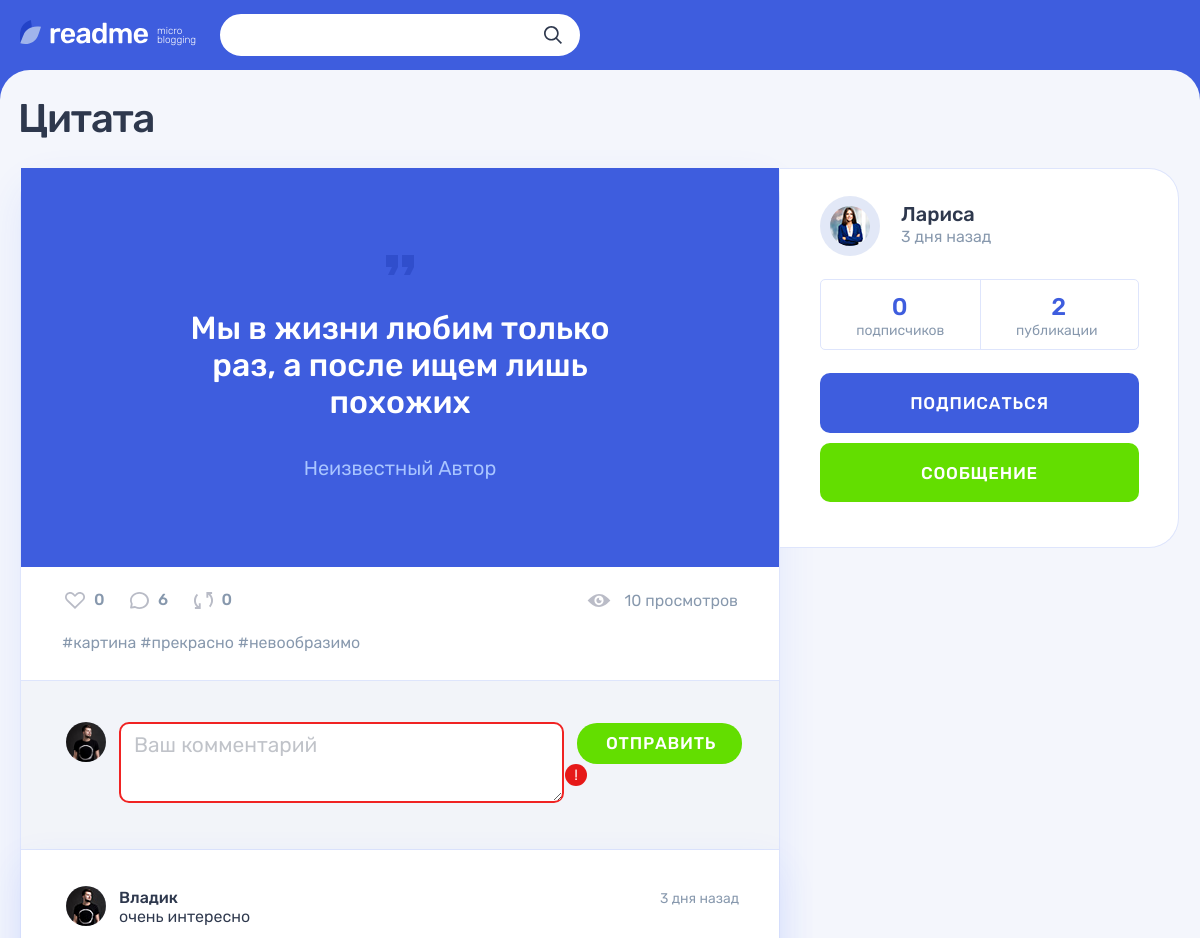
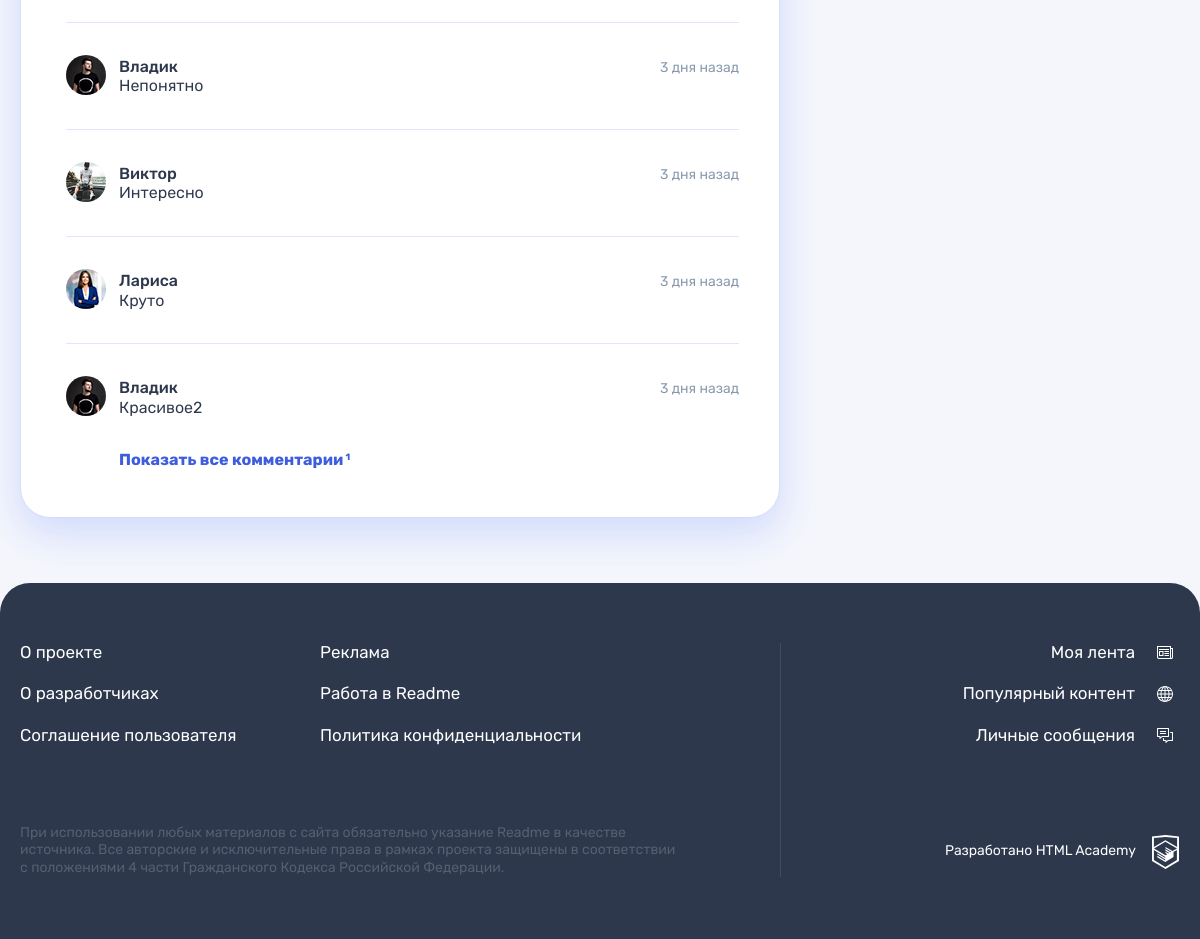
Screenshot of /post.php?id=1 (signed in) with the database file from the repository (2 pictures, top to bottom).
### tables this page shows
CREATE TABLE `posts`
(
    `id`               INT UNSIGNED                           NOT NULL AUTO_INCREMENT PRIMARY KEY,
    `created_at`       DATETIME     DEFAULT CURRENT_TIMESTAMP NOT NULL,
    `updated_at`       DATETIME     DEFAULT CURRENT_TIMESTAMP ON UPDATE CURRENT_TIMESTAMP,
    `title`            VARCHAR(255)                           NOT NULL,
    `content`          TEXT                                   NULL,
    `author_quote`     VARCHAR(255)                           NULL,  
    `image_url`        VARCHAR(2048)                          NULL,
    `video_url`        VARCHAR(2048)                          NULL,
    `website_url`      VARCHAR(2048)                          NULL,
    `views_count`      INT UNSIGNED DEFAULT 0,                       
    `repost_flag`      BOOL         DEFAULT FALSE,                   
    `original_post_id` INT UNSIGNED,                                 
    `user_id`          INT UNSIGNED                           NOT NULL,
    `type_id`          INT UNSIGNED                           NOT NULL,
    FOREIGN KEY (user_id) REFERENCES users (id),
    FOREIGN KEY (type_id) REFERENCES types (id)
);

CREATE TABLE `post_hashtags`
(
    `post_id`    INT UNSIGNED NOT NULL,
    `hashtag_id` INT UNSIGNED NOT NULL,
    PRIMARY KEY (post_id, hashtag_id),
    FOREIGN KEY (post_id) REFERENCES posts (id),
    FOREIGN KEY (hashtag_id) REFERENCES hashtags (id)
);

CREATE TABLE `hashtags`
(
    `id`         INT UNSIGNED                       NOT NULL AUTO_INCREMENT PRIMARY KEY,
    `title`      VARCHAR(255)                       NOT NULL,
    `created_at` DATETIME DEFAULT CURRENT_TIMESTAMP NOT NULL,
    `updated_at` DATETIME DEFAULT CURRENT_TIMESTAMP ON UPDATE CURRENT_TIMESTAMP
);

CREATE TABLE `comments`
(
    `id`         INT UNSIGNED                       NOT NULL AUTO_INCREMENT PRIMARY KEY,
    `created_at` DATETIME DEFAULT CURRENT_TIMESTAMP NOT NULL,
    `updated_at` DATETIME DEFAULT CURRENT_TIMESTAMP ON UPDATE CURRENT_TIMESTAMP,
    `content`    TEXT                               NOT NULL,
    `user_id`    INT UNSIGNED                       NOT NULL,
    `post_id`    INT UNSIGNED                       NOT NULL,
    FOREIGN KEY (user_id) REFERENCES users (id),
    FOREIGN KEY (post_id) REFERENCES posts (id)
);

CREATE TABLE `users`
(
    `id`         INT UNSIGNED                       NOT NULL AUTO_INCREMENT PRIMARY KEY,
    `email`      VARCHAR(255)                       NOT NULL,
    `login`      VARCHAR(255)                       NOT NULL,
    `password`   VARCHAR(255)                       NOT NULL,
    `avatar_url` VARCHAR(2048)                      NOT NULL,
    `created_at` DATETIME DEFAULT CURRENT_TIMESTAMP NOT NULL,
    `updated_at` DATETIME DEFAULT CURRENT_TIMESTAMP ON UPDATE CURRENT_TIMESTAMP
);

### functions/functions.php (called while the page is built, shortened)
<?php
function includeTemplate($name, array $data = [])
{
    $name = 'templates/' . $name;
    extract($data);
    require $name;
    $result = ob_get_clean();
    return $result;
}
function getNounPluralForm(int $number, string $one, string $two, string $many)
{
    $mod10 = $number % 10;
    $mod100 = $number % 100;
    switch (true) {
        case ($mod10 >= 2 && $mod10 <= 4):
            return $two;
        case ($mod100 >= 11 && $mod100 <= 20):
        case ($mod10 > 5):
        default:
            return $many;
    }
}
function publicationLife($publishTime)
{
    $differentTime = time() - strtotime($publishTime);
    switch (true) {
        case ($differentTime >= 86400 && $differentTime < 604800):
            $differentTime = floor($differentTime / 86400);
            return "{$differentTime} " .
                getNounPluralForm(
                    $differentTime,
                    'день',
                    'дня',
                    'дней'
                ) . " назад";
    }
}
function isShowAllComments(array $post)
{
    if (filter_input(INPUT_GET, "comments", FILTER_SANITIZE_STRING) != 'all' &&
        $post['count_post_comments'] >= COUNT_SHOW_COMMENTS) {
        return true;
    }
    return false;
}
function htmlTime($publishTime)
{
    return 'datetime="' . $publishTime . '" title="' . date('d.m.Y H:i', strtotime($publishTime)) . '"';
}

### post-page-helper.php (called while the page is built, shortened)
<?php
function handleMissingPost($connect, $title)
{
    try {
        $postId = filter_input(INPUT_GET, 'id', FILTER_SANITIZE_NUMBER_INT);
        return getPost($connect, $postId);
    } catch (Exception $e) {
        showNotFoundPage($title);
        exit();
    }
}

### sql-connect.php (called while the page is built, shortened)
<?php
function getPost($connect, $id)
{
    $sqlPostInfo = "SELECT
        posts.*,
        types.id AS 'type_id',
        types.title AS 'type_title',
        users.id AS 'user_id',
        users.login AS 'user_login',
        users.avatar_url AS 'user_avatar_url',
        users.created_at AS 'user_created_at',
        (SELECT COUNT(posts.id) FROM posts WHERE posts.user_id = users.id) AS 'count_user_posts',
        (SELECT COUNT(likes.user_id) FROM likes WHERE likes.post_id = posts.id) AS 'count_post_likes',
        (SELECT COUNT(subscriptions.subscriber_user_id) FROM subscriptions WHERE subscriptions.subscribed_to_user_id = users.id) AS 'count_user_subscribers',
        (SELECT COUNT(comments.id) FROM comments WHERE comments.post_id=posts.id) AS 'count_post_comments',
        (SELECT COUNT(posts.id) FROM posts WHERE posts.repost_flag = 1) AS 'count_post_reposts'
FROM posts
          INNER JOIN users ON posts.user_id = users.id
          INNER JOIN types ON posts.type_id = types.id
WHERE posts.id = $id";
    $resultPost = mysqli_query($connect, $sqlPostInfo);
    if ($post = mysqli_fetch_assoc($resultPost)) {
        return $post;
    }
    throw new Exception('Пост не найден');
}
function getPostHashtags($connect, $id)
{
    $sqlPostHashtags = "SELECT
        post_hashtags.post_id,
        post_hashtags.hashtag_id,
        hashtags.title AS 'hashtag_title'
FROM post_hashtags
        INNER JOIN hashtags ON post_hashtags.hashtag_id = hashtags.id
WHERE post_hashtags.post_id = $id";
    $resultPost = mysqli_query($connect, $sqlPostHashtags);
    return mysqli_fetch_all($resultPost, MYSQLI_ASSOC);
}
function getPostComments($connect, $id, $countComments)
{
    $limit = "";
    if ($countComments != 'all') {
        $limit = "LIMIT $countComments";
    }
    $sqlPostComments = "SELECT
        comments.id,
        comments.content,
        comments.created_at,
        comments.updated_at,
        users.id AS 'user_id',
        users.login AS 'user_login',
        users.avatar_url AS 'user_avatar_url',
        posts.id AS 'post_id'
FROM comments
        INNER JOIN users ON comments.user_id = users.id
        INNER JOIN posts ON comments.post_id = posts.id
WHERE posts.id = $id
ORDER BY comments.created_at DESC " . $limit;
    $resultPost = mysqli_query($connect, $sqlPostComments);
    return mysqli_fetch_all($resultPost, MYSQLI_ASSOC);
}

### functions/validate-functions.php (called while the page is built, shortened)
<?php
function htmlValidate($text)
{
    return htmlspecialchars($text, ENT_QUOTES | ENT_SUBSTITUTE, 'UTF-8');
}

### templates/post-page.php (the view, shortened to what this page needs)
<main class="page__main page__main--publication">
    <div class="container">
        <h1 class="page__title page__title--publication"><?= htmlValidate($post['title']); ?></h1>
        <section class="post-details">
            <div class="post-details__wrapper post-<?= $post['type_title'] ?>>">
                <div class="post-details__main-block post post--details">
                    <?= $postContent ?>
                    <div class="post__indicators">
                        <div class="post__buttons">
                            <a class="post__indicator post__indicator--likes button" href="#" title="Лайк">
                                <svg class="post__indicator-icon" width="20" height="17">
                                    <use xlink:href="#icon-heart"></use>
                                </svg>
                                <span><?= $post['count_post_likes']; ?></span>
                            </a>
                            <span class="post__indicator post__indicator--comments" href="#"
                                  title="Комментарии">
                                <svg class="post__indicator-icon" width="19" height="17">
                                    <use xlink:href="#icon-comment"></use>
                                </svg>
                                <span><?= $post['count_post_comments']; ?></span>
                            </span>
                            <a class="post__indicator post__indicator--repost button" href="#" title="Репост">
                                <svg class="post__indicator-icon" width="19" height="17">
                                    <use xlink:href="#icon-repost"></use>
                                </svg>
                                <span><?= $post['count_post_reposts']; ?></span>
                            </a>
                        </div>
                        <span class="post__view"><?= $post['views_count']; ?> просмотров</span>
                    </div>
                    <ul class="post__tags">
                        <?php foreach ($hashtags as $hashtag): ?>
                            <li>
                                <a href="search.php?search=%23<?= $hashtag['hashtag_title'] ?>">
                                    #<?= $hashtag['hashtag_title'] ?>
                                </a>
                            </li>
                        <?php endforeach; ?>
                    </ul>
                    <div class="comments">
                        <form class="comments__form form" action="#" method="post">
                            <div class="comments__my-avatar">
                                <img class="comments__picture" src="../img/userpic-medium.jpg"
                                     alt="Аватар пользователя">
                            </div>
                            <div class="form__input-section form__input-section--error">
                            <textarea class="comments__textarea form__textarea form__input"
                                      placeholder="Ваш комментарий"></textarea>
                                <button class="form__error-button button" type="button">!</button>
                            </div>
                            <button class="comments__submit button button--green" type="submit">Отправить</button>
                        </form>
                        <div class="comments__list-wrapper">
                            <ul class="comments__list">
                                <?php foreach ($comments as $comment): ?>
                                    <li class="comments__item user">
                                        <div class="comments__avatar">
                                            <a class="user__avatar-link"
                                               href="/profile.php?id=<?= $comment['user_id'] ?>">
                                                <img class="comments__picture"
                                                     src="../img/<?= $comment['user_avatar_url'] ?>"
                                                     alt="Аватар пользователя">
                                            </a>
                                        </div>
                                        <div class="comments__info">
                                            <div class="comments__name-wrapper">
                                                <a class="comments__user-name"
                                                   href="/profile.php?id=<?= $comment['user_id'] ?>">
                                                    <span><?= $comment['user_login'] ?></span>
                                                </a>
                                                <time class="comments__time" <?= htmlTime($comment['created_at']) ?>>
                                                    <?= publicationLife($comment['created_at']) ?>
                                                </time>
                                            </div>
                                            <p class="comments__text">
                                                <?= $comment['content'] ?>
                                            </p>
                                        </div>
                                    </li>
                                <?php endforeach; ?>
                            </ul>
                            <?php if (isShowAllComments($post) === true): ?>
                            <a class="comments__more-link" href="<?= $_SERVER['REQUEST_URI'] ?>&comments=all">
                                <span>Показать все комментарии</span>
                                <sup class="comments__amount"><?= $post['count_post_comments'] - COUNT_SHOW_COMMENTS ?></sup>
                            </a>
                            <?php endif; ?>
                        </div>
                    </div>
                </div>
                <div class="post-details__user user">
                    <div class="post-details__user-info user__info">
                        <div class="post-details__avatar user__avatar">
                            <a class="post-details__avatar-link user__avatar-link"
                               href="/profile.php?id=<?= $post['user_id'] ?>">
                                <img class="post-details__picture user__picture"
                                     src="./img/<?= $post['user_avatar_url']; ?>"
                                     alt="Аватар пользователя">
                            </a>
                        </div>
                        <div class="post-details__name-wrapper user__name-wrapper">
                            <a class="post-details__name user__name" href="/profile.php?id=<?= $post['user_id'] ?>">
                                <span><?= $post['user_login']; ?></span>
                            </a>
                            <time class="post-details__time user__time" <?= htmlTime($post['user_created_at']) ?>>
                                <?= publicationLife($post['user_created_at']) ?>
                            </time>
                        </div>
                    </div>
                    <div class="post-details__rating user__rating">
                        <p class="post-details__rating-item user__rating-item user__rating-item--subscribers">
                            <span class="post-details__rating-amount user__rating-amount"><?= $post['count_user_subscribers']; ?></span>
                            <span class="post-details__rating-text user__rating-text">
                                <?= getNounPluralForm(
                                    $post['count_user_subscribers'],
                                    'подписчик',
                                    'подписчика',
                                    'подписчиков'
                                ) ?>
                            </span>
                        </p>
                        <p class="post-details__rating-item user__rating-item user__rating-item--publications">
                            <span class="post-details__rating-amount user__rating-amount"><?= $post['count_user_posts']; ?></span>
                            <span class="post-details__rating-text user__rating-text">
                                <?= getNounPluralForm(
                                    $post['count_user_posts'],
                                    'публикация',
                                    'публикации',
                                    'публикаций'
                                ) ?>
                            </span>
                        </p>
                    </div>
                    <div class="post-details__user-buttons user__buttons">
                        <button class="user__button user__button--subscription button button--main" type="button">
                            Подписаться
                        </button>
                        <a class="user__button user__button--writing button button--green" href="#">Сообщение</a>
                    </div>
                </div>
            </div>
        </section>
    </div>
</main>

### templates/detail-posts/quote-post.php
<div class="post-details__image-wrapper post-quote">
    <div class="post__main">
        <blockquote>
            <p>
                <?= htmlValidate($post['content']) ?>
            </p>
            <cite>
                <?= $post['author_quote'] ?? "Неизвестный Автор"; ?>
            </cite>
        </blockquote>
    </div>
</div>

### rows the page displays
posts: title "Цитата", content "Мы в жизни любим только раз, а после ищем лишь похожих", author_quote "Неизвестный Автор", views_count "10", user.avatar_url (picture), user.login "Лариса", user.created_at "3 дня назад"
post_hashtags: hashtag.title "картина"
post_hashtags: hashtag.title "прекрасно"
post_hashtags: hashtag.title "невообразимо"
comments: user.avatar_url (picture), user.login "Владик", created_at "3 дня назад", content "очень интересно"
comments: user.avatar_url (picture), user.login "Владик", created_at "3 дня назад", content "Непонятно"
comments: user.avatar_url (picture), user.login "Виктор", created_at "3 дня назад", content "Интересно"
comments: user.avatar_url (picture), user.login "Лариса", created_at "3 дня назад", content "Круто"
comments: user.avatar_url (picture), user.login "Владик", created_at "3 дня назад", content "Красивое2"

### other values shown
$post['count_post_likes'] "0"
$post['count_post_comments'] "6"
$post['count_post_reposts'] "0"
$post['count_post_comments'] - COUNT_SHOW_COMMENTS "1"
$post['count_user_subscribers'] "0"
$post['count_user_posts'] "2"
